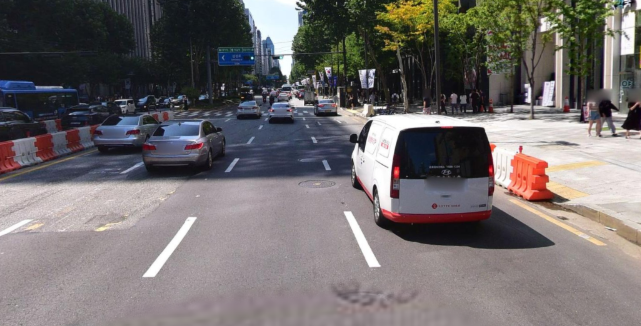
#> input picture 140.png, 641 x 326 px
$ python Single_image_test.py   (older library calls are emulated)
#> lines starting #> are read from the running program, lines starting #| are printed output that depends on the picture; long printed decimals are rounded
### Robust_may_13_tuning.py
# Program to extract lines in an image using probabilistic Hough transform

import time
import cv2
import imutils
import numpy as np
from Kalman_Filter import matrix
from Kalman_Filter import EKF
import intersection_library


def HoughDetect_May_13(img,x,P,resolution = 1):

    # img : Input Image
    # x : Intial Vanishing Point Coordinates. It is of type Matrix (See Kalman_filter.py)
    # P : Uncertainty Matrix
    # Resolution : Image resolution, set to actual resolution of input image by default.


    i_x = x.value[0][0] # x-coordinate of the vanishing point
    i_y = x.value[1][0]  # y-coordinate of the vanishing point
    i_w = int(img.shape[1] * resolution) # image width
    img = imutils.resize(img, width = i_w) # resizing image for desired resolution
    i_h = int(img.shape[0]) # image height
    print("Image Width = {0}, Image Height  = {0}".format(i_w,i_h)) # Comment if running on a video file

    img_gray = cv2.cvtColor(img, cv2.COLOR_BGR2GRAY) # BGR TO GRAYSCALE
    img_gray = cv2.medianBlur(img_gray,3) # Removes salt and pepper noise by convolving the image with a (3,3) square kernel
    img_gray = cv2.GaussianBlur(img_gray, (9,9), 0)  # Smoothens the image by convolving the with a (9,9) Gaussian filter


    # Find Image Gradient along the Y-axis
    sobely_64f = cv2.Sobel(img_gray, cv2.CV_64F, 0, 1 , ksize = 3) # Sobel filter size:(3,3)
    abs_sobelx64F = np.absolute(sobely_64f)
    abs_sobelx64F = abs_sobelx64F/ abs_sobelx64F.max() * 255 # Force pixel values to be in range [0, 255]
    sobely_8u = np.uint8(abs_sobelx64F) # Force pixels to take integer values
    y_grad_threshold = sobely_8u.copy() # Make a copy for further thresholding


    # Find Image Gradient along the X-axis
    sobelx_64f = cv2.Sobel(img_gray, cv2.CV_64F, 1 , 0,ksize = 3) # Sobel filter size: (3,3)
    abs_sobelx = np.absolute(sobelx_64f)
    abs_sobelx = abs_sobelx/abs_sobelx.max() *  255 # Force pixel values to be in range [0, 255]
    sobelx_8u = np.uint8(abs_sobelx)


    # Find gradient direction
    grad_directions = np.arctan2(sobely_8u, sobelx_8u)


    # Threshold gradient direction image to process essential pixels only
    y_grad_threshold[y_grad_threshold > 30] = 255
    grad_directions[y_grad_threshold < 10] = -np.pi
    grad_directions_normalized = ((grad_directions*180/np.pi) + 180)/360 # Force pixels to be in range [0,1]
    grad_directions_8u = np.uint8(grad_directions_normalized * 255) # Rescale pixels to lie in [0, 255]


    # Hough Transform
    maxLineGap = 2 # max pixel spacing between 2 lines for it to be considered 1 line
    adaptive = int(100*resolution) # Needs to be decreased as the resolution is decreased
    minLineLength = adaptive # Min length of line in pixels to be extracted

    # Use the probabilistic Hough Transform with 'rho' value of 1 pixel and 'theta' value of 1 degree
    # The values of 'rho' and 'theta' represent the granularity of the detection scheme (rho = 1 means check every pixel, theta =  1 degree means check for every 1 degree variation) and
    # determine the dimensions of the Hough accumulator array (please see OpenCV Hough Transform for more details)
    # You can speed up line detection (by sacrificing for accuracy) by increasing the rho and theta values
    # The probabilistic Hough transform randomly samples sections of the image for lines (this only works if the image is structurally rich).
    # The output is a list in which every element describes a line by its end points (x1,y1) and (x2,y2)
    lines = cv2.HoughLinesP(grad_directions_8u,1,np.pi/180,400,minLineLength,maxLineGap) # Threshold of 400 needs to be decreased with image resolution


    # Intailizing empty lists
    lines_new = []
    lines_EKF = []
    lines_inter = []
    lines_r_l = []

    # Yellow line to visualize vanishing point change with lateral camera movement
    cv2.line(img,(0,int(i_h/(3))),(i_w,int(i_h/(3))),(0,255,255),2)


    # Select lines that satisfy application constraints (detecting lines ina an indoor corridor)

    if lines is not None:
        for feature in range(len(lines)):
            for x1,y1,x2,y2 in lines[feature]:
                if (x1- x2)!=0: # Make sure lines are not collinear
                    theta = np.arctan2((y2-y1),(x2-x1))
                    m2= np.tan(theta)
                    l_mag = np.sqrt(np.square(x1 - x2) + np.square(y1 - y2))

                    # Extend the lines to the entire image and compute the intersetion point
                    c2 = y1 - m2*x1
                    x3 = int(1000 + x1) # 1000 was chosen arbitrarily (any number higher than half the image width)
                    y3 = int(m2*x3 + c2)
                    x4 = int(x1 - 1000) # 1000 was chosen arbitrarily
                    y4 = int(m2*x4 + c2)

                    if abs(theta) > 0.1 and l_mag > 20  and abs(theta) < 1.3: # Eliminate short lines and lines that are close to being perfectly horizontal or vertical
                        lines_EKF.append((x1,y1))
                        lines_r_l.append((x1,y1,x2,y2))
                        cv2.line(img,(x3,y3),(x4,y4),(0,0,255),3)


    else:
        return img,x,P,x # Since there were no measurement for this frame, return state info twice


    # Computer the Homogenous representation of the lines given the detected end points
    if len(lines_r_l)!=0:
        lines_all = intersection_library.lines_from_points(lines_r_l)

        for j in range(len(lines_all) - 1):
            for k in range(j+1, len(lines_all)):
                lines_inter.append((lines_all[j], lines_all[k]))


    # Compute the intersection point of all the lines
    if len(lines_inter) != 0:
        i_x,i_y = intersection_library.points_from_lines(lines_inter, x)

    # Draw a  blue circle around the measurment point given by x axis of the interction point and 1/3 rd of the image height.
    # This is done to highlight changes in the horizontal position of the Vanishing point as that it what we are interested in.
        cv2.circle(img,(i_x,int(i_h/3)) ,int(i_w/50),(255,0,0),3)


    # Passing measurment information to the State Estimation Filter (EKF)
    lines_new = np.array(lines_EKF)
    measurements = matrix([[i_x],[i_y]])
    x,P = EKF(x,P,lines_new,measurements,resolution)
    v_1 = int(x.value[0][0])
    v_2 = int(x.value[1][0])

    # Draw a green circle around the vanishing point estimated by the EKF
    cv2.circle(img,(v_1,int(i_h/3)) ,int(i_w/48),(0,255,0),3)


    return img,x,P,measurements


### Kalman_Filter.py
# Program that implements a multi-dimensional Kalman Filter

import numpy as np

class matrix:

    # Implements basic operations of a matrix class

    def __init__(self, value):
        self.value = value
        self.dimx = len(value)
        self.dimy = len(value[0])
        if value == [[]]:
            self.dimx = 0

    def zero(self, dimx, dimy):
        # check if valid dimensions
        if dimx < 1 or dimy < 1:
            raise ValueError #, "Invalid size of matrix"
        else:
            self.dimx = dimx
            self.dimy = dimy
            self.value = [[0 for row in range(dimy)] for col in range(dimx)]

    # [15 lines left out: functions identity, show, not called in this run]

    def __add__(self, other):
        # check if correct dimensions
        if self.dimx != other.dimx or self.dimy != other.dimy:
            raise ValueError#"Matrices must be of equal dimensions to add")
        else:
            # add if correct dimensions
            res = matrix([[]])
            res.zero(self.dimx, self.dimy)
            for i in range(self.dimx):
                for j in range(self.dimy):
                    res.value[i][j] = self.value[i][j] + other.value[i][j]
            return res

    def __sub__(self, other):
        # check if correct dimensions
        if self.dimx != other.dimx or self.dimy != other.dimy:
            raise ValueError# "Matrices must be of equal dimensions to subtract")
        else:
            # subtract if correct dimensions
            res = matrix([[]])
            res.zero(self.dimx, self.dimy)
            for i in range(self.dimx):
                for j in range(self.dimy):
                    res.value[i][j] = self.value[i][j] - other.value[i][j]
            return res

    def __mul__(self, other):
        # check if correct dimensions
        if self.dimy != other.dimx:
            raise ValueError# "Matrices must be m*n and n*p to multiply")
        else:
            # multiply if correct dimensions
            res = matrix([[]])
            res.zero(self.dimx, other.dimy)
            for i in range(self.dimx):
                for j in range(other.dimy):
                    for k in range(self.dimy):
                        res.value[i][j] += self.value[i][k] * other.value[k][j]
            return res

    def transpose(self):
        # compute transpose
        res = matrix([[]])
        res.zero(self.dimy, self.dimx)
        for i in range(self.dimx):
            for j in range(self.dimy):
                res.value[j][i] = self.value[i][j]
        return res

    # Thanks to Ernesto P. Adorio for use of Cholesky and CholeskyInverse functions

    def Cholesky(self, ztol=1.0e-5):
        # Computes the upper triangular Cholesky factorization of
        # a positive definite matrix.
        res = matrix([[]])
        res.zero(self.dimx, self.dimx)

        for i in range(self.dimx):
            S = sum([(res.value[k][i])**2 for k in range(i)])
            d = self.value[i][i] - S
            if abs(d) < ztol:
                res.value[i][i] = 0.0
            else:
                if d < 0.0:
                    raise ValueError#"Matrix not positive-definite")
                res.value[i][i] = np.sqrt(d)
            for j in range(i+1, self.dimx):
                S = sum([res.value[k][i] * res.value[k][j] for k in range(self.dimx)])
                if abs(S) < ztol:
                    S = 0.0
                res.value[i][j] = (self.value[i][j] - S)/res.value[i][i]
        return res

    def CholeskyInverse(self):
        # Computes inverse of matrix given its Cholesky upper Triangular
        # decomposition of matrix.
        res = matrix([[]])
        res.zero(self.dimx, self.dimx)

        # Backward step for inverse.
        for j in reversed(range(self.dimx)):
            tjj = self.value[j][j]
            S = sum([self.value[j][k]*res.value[j][k] for k in range(j+1, self.dimx)])
            res.value[j][j] = 1.0/tjj**2 - S/tjj
            for i in reversed(range(j)):
                res.value[j][i] = res.value[i][j] = -sum([self.value[i][k]*res.value[k][j] for k in range(i+1, self.dimx)])/self.value[i][i]
        return res

    def inverse(self):
        aux = self.Cholesky()
        res = aux.CholeskyInverse()
        return res

    def __repr__(self):
        return repr(self.value)

#------------------------------------------ Extended Kalman filter function ----------------------------------------------------------------#
def EKF(x,P,lines,measurements,resolution,count=0):
    count = 0
    I = matrix([[1., 0.], [0., 1.]]) # identity matrix
    #for x1,y1,m1,c1,d1,l1 in lines:
    for x1,y1 in lines:
        theta = np.arctan2(measurements.value[1][0] - y1, measurements.value[0][0] - x1) # angle b/w measured vp and detected lines
        h_theta = np.arctan2((x.value[1][0] - y1),(x.value[0][0] - x1)) # angle between current state and detected lines
        y = theta - h_theta # difference b/w measured and state angle
        d_square = np.square(x.value[0][0] - x1) + np.square(x.value[1][0] - y1)
        H = matrix([[-(x.value[1][0] - y1)/d_square, (x.value[0][0] - x1)/d_square]])
        omega = abs(measurements.value[0][0] - x.value[0][0])
        if omega > 3:
            factor = (omega/3.0 * np.pi) % (np.pi - 0.01)
            R = matrix([[factor**2 + 0.01]])
        else:
            R = matrix([[0.01]])
        if count < 5:
            if abs(y) < (1):   # diff is < 1 radian (57 degrees)
                count+= 1
                S = H*P*H.transpose() +  R
                K = P*H.transpose()*S.inverse()
                y = matrix([[y]])
                x = x + K*y
                P = (I - K*H)*P
            else:
                #P = matrix([[1250., 0.], [0., 1250.]])
                P = matrix([[16000., 0.], [0., 16000.]])
        else:
            if abs(y) < (.2):
                count+= 1
                S = H*P*H.transpose() +  R
                #print 'S = {0}'.format(S)
                K = P*H.transpose()*S.inverse()
                #y = (np.pi/180 * y)
                y = matrix([[y]])
                x = x + K*y
                P = (I - K*H)*P
            else:
                #P = matrix([[1250., 0.], [0., 1250.]])
                P = matrix([[10000., 0.], [0., 10000.]])
    return x,P

### intersection_library.py
# Module to compute the intersection point given the end points of lines generated by probabilistic Hough Transform

import numpy as np


def cross_product(x,y):
	res = np.dot(np.matrix([[0,-x[2],x[1]],[x[2],0,-x[0]],[-x[1],x[0],0]]),np.array(y).T)
	return np.array(res)

def lines_from_points(points):
    lines = []
    # zip 결과를 리스트로 변환
    transposed_points = list(zip(*points))

    # 각 x 좌표와 관련된 최소 및 최대값 찾기
    left_limit = min(min(transposed_points[0]), min(transposed_points[2]))
    right_limit = max(max(transposed_points[0]), max(transposed_points[2]))

    print('Left limit = {0}\nRight Limit = {1}'.format(left_limit, right_limit))

    for x1, y1, x2, y2 in points:
        point_1 = np.array([x1, y1, 1])
        point_2 = np.array([x2, y2, 1])
        line = cross_product(point_1, point_2)
        lines.append(line)

    return lines


def points_from_lines(lines, state):
	intersections = []

	for line_right, line_left in lines:
		right_slope = - (line_right[0][0]/line_right[0][1])
		left_slope = - (line_left[0][0]/line_left[0][1])
		#print 'Left slope = {0}\nRight slope = {1}'.format(left_slope,right_slope)
		intersection = cross_product(line_right[0],line_left[0])
		#print 'intersection = {0}'.format(intersection)
		if intersection[0][2] != 0  and (left_slope != right_slope):
			intersection = intersection/intersection[0][2]
			intersection = np.array(intersection)
			if intersection[0][0] >= 0 and intersection[0][1] >= 0:
				intersections.append(intersection[0])

	#np.save('intersection_may_16.npy', intersections)
	if len(intersections) != 0:
		x_cordinates =  list(zip(*intersections))[0]
		y_coordinates =  list(zip(*intersections))[1]


		v_x = int(np.median(x_cordinates))
		v_y = int(np.median(y_coordinates))

	else:
		v_x = int(state.value[0][0])
		v_y = int(state.value[1][0])

	return v_x,v_y

### Single_image_test.py
# Program to detect vanishing points in single images

import cv2
from Robust_may_13_tuning import HoughDetect_May_13
from Kalman_Filter import matrix
import time
import numpy as np

# Create a full screen window for viewing the results
cv2.namedWindow('Window', cv2.WND_PROP_FULLSCREEN)
cv2.setWindowProperty('Window', cv2.WND_PROP_FULLSCREEN, cv2.WINDOW_FULLSCREEN)

# Read from Image
# img = cv2.imread('Corridor.jpg')
img = cv2.imread('140.png')
#> img is the input picture: shape (326, 641, 3); mean B, G, R 108.9, 108.7, 113.9


# Image Resolution
res = 1

# Inital state and covariance matrix
x = matrix([[960. * res],[330. * res]]) # 960, 330 are close to half of the original image height and width
P = matrix([[10000., 0.], [0., 10000.]])

count_hough = 0
t1 = []
while count_hough < 1:
	t0 = time.perf_counter()
	img_result,x,P,measurement= HoughDetect_May_13(img,x,P,resolution = res)
	t1.append(time.perf_counter() - t0)
	count_hough += 1
#> this loop made 1 pass
#> pass 1, in HoughDetect_May_13, `img_gray = cv2.cvtColor(img, cv2.COLOR_BGR2GRAY)`:
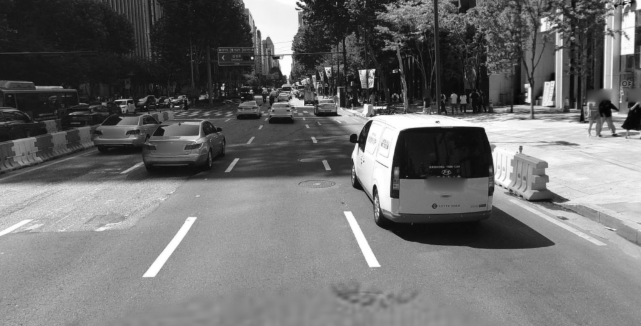
#> img_gray: shape (326, 641); min 4, max 255, mean 110.3
#> pass 1, in HoughDetect_May_13, `img_gray = cv2.GaussianBlur(img_gray, (9,9), 0)`:
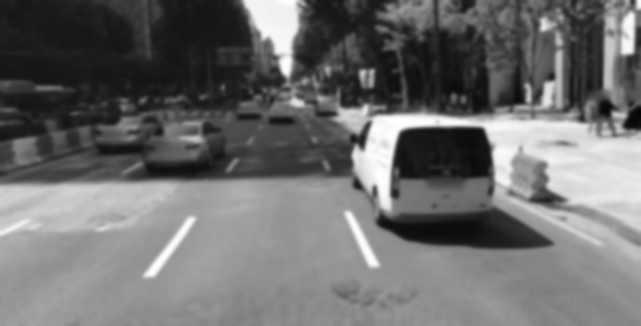
#> img_gray: shape (326, 641); min 7, max 255, mean 109.9
#> pass 1, in HoughDetect_May_13, `sobely_64f = cv2.Sobel(img_gray, cv2.CV_64F, 0, 1 , ksize = 3)`:
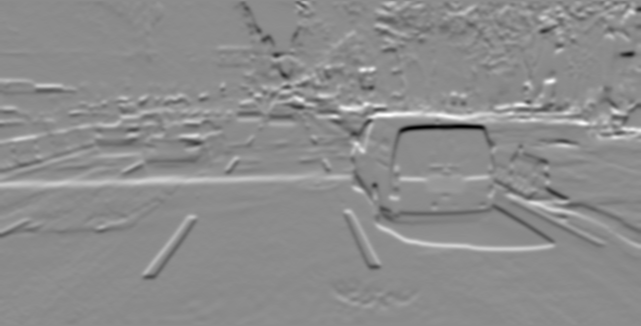
#> sobely_64f: shape (326, 641) float64; min -400, max 327, mean 1.5; drawn with min black and max white
#> after the loop, count_hough = 1; t1 = [0.136]

print( 'Vanishing Point coordinates = {0}'.format(x))
#| Vanishing Point coordinates = [[961.728], [321.180]]
print( 'Img process time = {0} ms'.format(np.mean(t1) * 1000))
#| Img process time = 135.505 ms


cv2.imshow('Window',img_result)
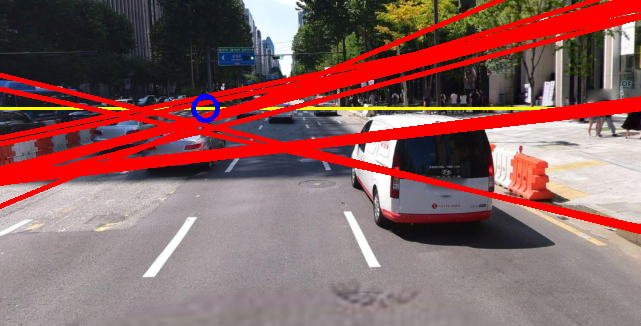
#> window 'Window': shape (326, 641, 3); mean B, G, R 96.4, 97.4, 139.3
k = cv2.waitKey(0) & 0xFF
#> (key Esc is pressed here)

if k == ord('s'):
	cv2.imwrite('Corridor_slide_2.jpg', img_result)

if k == 27:
	cv2.destroyAllWindows()

$ run again, with 141.png copied over 140.png
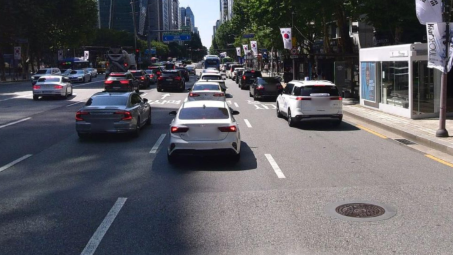
#> input picture 141.png, 453 x 255 px
#> img is the input picture: shape (255, 453, 3); mean B, G, R 98.4, 92.7, 93.2
#> the loop `while count_hough < 1:` made 1 pass
#> pass 1, in HoughDetect_May_13, `sobely_64f = cv2.Sobel(img_gray, cv2.CV_64F, 0, 1 , ksize = 3)`:
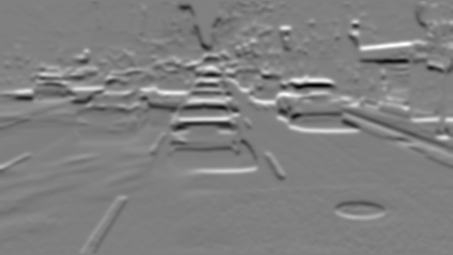
#> sobely_64f: shape (255, 453) float64; min -371, max 368, mean 1.5; drawn with min black and max white
#> after the loop `while count_hough < 1:`: count_hough = 1; t1 = [0.0625]
#| Vanishing Point coordinates = [[960.0], [330.0]]
#| Img process time = 62.481 ms
#> `cv2.imshow('Window',img_result)`:
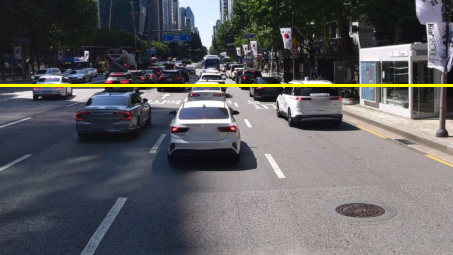
#> window 'Window': shape (255, 453, 3); mean B, G, R 97.4, 94.8, 95.3
